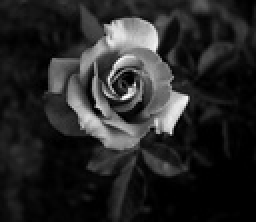
%> input picture 10477934236_1f8ef92384_b.jpg, 128 x 111 px, shrunk from 1024 x 891 before the run (shown 2 times larger)
$ octave bitplanecopied.m   (GNU Octave 9; MATLAB toolbox functions it lacks are replaced by stand-ins)
%> lines starting %> are read from the running program, lines starting %| are printed output that depends on the picture; in (x1, y1, x2, y2) boxes, pixels count from 0 and x2, y2 are one past the last pixel; in counts of white or black regions, pixels touching at a corner belong together; the program's own positions count from 1
clear all;
clc;
it= imread('10477934236_1f8ef92384_b.jpg');   %read the image
%> it is the input picture: size 111x128x3 uint8; min 0, max 255, mean 38.6
itemp = it(:,:,1);
[r,c]= size(itemp);         % get the dimensions of image
%> r = 111; c = 128
s = zeros(r,c,8);           % pre allocate a variable to store 8 bit planes of the image
for k = 1:8
    for i = 1:r
        for j = 1:c
            s(i,j,k) = bitget(itemp(i,j),k);    %get kth bit from each pixel
        end
     end

end
figure,imshow(uint8(itemp));title('Original Image');    %display original image
figure;                                                 %display all the 8 bit planes
    subplot(3,3,1);imshow(s(:,:,8));title('8th(MSB)Plane');
%> after `imshow(s(:,:,8))`:
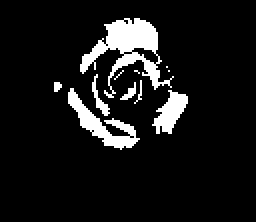
%> displayed picture: size 111x128, on the screen's scale of 0 to 255 (shown 2 times larger); 9.2% white; 11 white regions (6 under 20 px), largest, box (x1, y1, x2, y2) and area: (40, 9, 87, 49) 651, (34, 44, 70, 75) 330, (76, 45, 94, 67) 206, (46, 37, 55, 58) 57, (60, 41, 68, 50) 29
    subplot(3,3,2);imshow(s(:,:,7));title('7th Plane');
    subplot(3,3,3);imshow(s(:,:,6));title('6th Plane');
%> after `imshow(s(:,:,6))`:
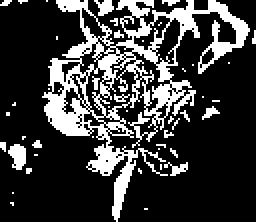
%> displayed picture: size 111x128, on the screen's scale of 0 to 255 (shown 2 times larger); 23.2% white; 45 white regions (40 under 20 px), largest, box (x1, y1, x2, y2) and area: (21, 0, 125, 111) 2870, (4, 72, 13, 85) 82, (47, 0, 57, 8) 49, (82, 81, 94, 88) 39, (101, 53, 110, 60) 28
    subplot(3,3,4);imshow(s(:,:,5));title('5th Plane');
%> after `imshow(s(:,:,5))`:
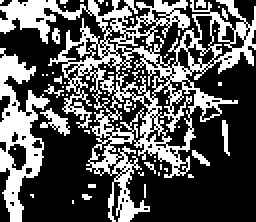
%> displayed picture: size 111x128, on the screen's scale of 0 to 255 (shown 2 times larger); 35% white; 58 white regions (51 under 20 px), largest, box (x1, y1, x2, y2) and area: (0, 0, 128, 111) 3645, (0, 24, 25, 111) 945, (20, 54, 35, 68) 90
    subplot(3,3,5);imshow(s(:,:,4));title('4th Plane');
%> after `imshow(s(:,:,4))`:
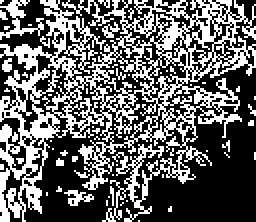
%> displayed picture: size 111x128, on the screen's scale of 0 to 255 (shown 2 times larger); 39% white in thin lines or dots
    subplot(3,3,6);imshow(s(:,:,3));title('3th Plane');
%> after `imshow(s(:,:,3))`:
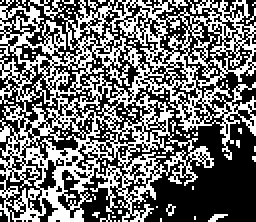
%> displayed picture: size 111x128, on the screen's scale of 0 to 255 (shown 2 times larger); 43.7% white in thin lines or dots
    subplot(3,3,7);imshow(s(:,:,2));title('2nd Plane');
%> after `imshow(s(:,:,2))`:
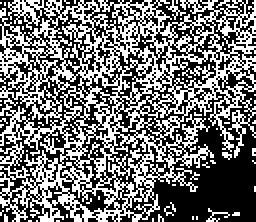
%> displayed picture: size 111x128, on the screen's scale of 0 to 255 (shown 2 times larger); 45.1% white in thin lines or dots
    subplot(3,3,8);imshow(s(:,:,1));title('1st(LSB)Plane')
%> after `imshow(s(:,:,1))`:
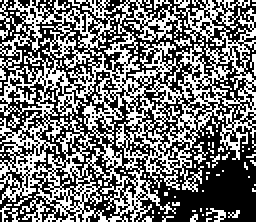
%> displayed picture: size 111x128, on the screen's scale of 0 to 255 (shown 2 times larger); 45.5% white in thin lines or dots
    % reconstruct the original image from generated bit planes
    rec=s(:,:,1)+s(:,:,2)*2+s(:,:,3)*4+s(:,:,4)*8+s(:,:,5)*16+s(:,:,6)*32+s(:,:,7)*64+s(:,:,8)*128;
    subplot(3,3,9);imshow(uint8(rec));title('Recovered Image')%display the reconstructed image
